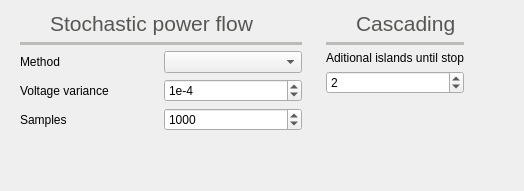
          <widget class="QWidget" name="tab_6">
           <attribute name="icon">
            <iconset resource="icons.qrc">
             <normaloff>:/Icons/icons/stochastic_power_flow.svg</normaloff>:/Icons/icons/stochastic_power_flow.svg</iconset>
           </attribute>
           <attribute name="title">
            <string>Sto</string>
           </attribute>
           <attribute name="toolTip">
            <string>Stochastic power flow settings</string>
           </attribute>
           <layout class="QGridLayout" name="gridLayout_12">
            <item row="2" column="2">
             <spacer name="horizontalSpacer_12">
              <property name="orientation">
               <enum>Qt::Horizontal</enum>
              </property>
              <property name="sizeHint" stdset="0">
               <size>
                <width>40</width>
                <height>20</height>
               </size>
              </property>
             </spacer>
            </item>
            <item row="2" column="0">
             <widget class="QFrame" name="frame_15">
              <property name="minimumSize">
               <size>
                <width>300</width>
                <height>0</height>
               </size>
              </property>
              <property name="frameShape">
               <enum>QFrame::NoFrame</enum>
              </property>
              <property name="frameShadow">
               <enum>QFrame::Raised</enum>
              </property>
              <layout class="QGridLayout" name="gridLayout_6">
               <property name="topMargin">
                <number>0</number>
               </property>
               <item row="6" column="1">
                <widget class="QSpinBox" name="max_iterations_stochastic_spinBox">
                 <property name="minimum">
                  <number>10</number>
                 </property>
                 <property name="maximum">
                  <number>99999999</number>
                 </property>
                 <property name="value">
                  <number>1000</number>
                 </property>
                </widget>
               </item>
               <item row="7" column="0">
                <spacer name="verticalSpacer_8">
                 <property name="orientation">
                  <enum>Qt::Vertical</enum>
                 </property>
                 <property name="sizeHint" stdset="0">
                  <size>
                   <width>20</width>
                   <height>40</height>
                  </size>
                 </property>
                </spacer>
               </item>
               <item row="3" column="1">
                <widget class="QComboBox" name="stochastic_pf_method_comboBox"/>
               </item>
               <item row="5" column="1">
                <widget class="QSpinBox" name="tolerance_stochastic_spinBox">
                 <property name="prefix">
                  <string>1e-</string>
                 </property>
                 <property name="minimum">
                  <number>1</number>
                 </property>
                 <property name="maximum">
                  <number>20</number>
                 </property>
                 <property name="value">
                  <number>4</number>
                 </property>
                </widget>
               </item>
               <item row="0" column="0" colspan="2">
                <widget class="QFrame" name="frame_45">
                 <property name="frameShape">
                  <enum>QFrame::NoFrame</enum>
                 </property>
                 <property name="frameShadow">
                  <enum>QFrame::Raised</enum>
                 </property>
                 <layout class="QHBoxLayout" name="horizontalLayout_17">
                  <property name="leftMargin">
                   <number>0</number>
                  </property>
                  <property name="topMargin">
                   <number>0</number>
                  </property>
                  <property name="rightMargin">
                   <number>0</number>
                  </property>
                  <property name="bottomMargin">
                   <number>0</number>
                  </property>
                  <item>
                   <widget class="QLabel" name="label_75">
                    <property name="minimumSize">
                     <size>
                      <width>24</width>
                      <height>24</height>
                     </size>
                    </property>
                    <property name="maximumSize">
                     <size>
                      <width>24</width>
                      <height>24</height>
                     </size>
                    </property>
                    <property name="text">
                     <string/>
                    </property>
                    <property name="pixmap">
                     <pixmap resource="icons.qrc">:/Icons/icons/stochastic_power_flow.svg</pixmap>
                    </property>
                    <property name="scaledContents">
                     <bool>true</bool>
                    </property>
                   </widget>
                  </item>
                  <item>
                   <widget class="QLabel" name="label_47">
                    <property name="palette">
                     <palette>
                      <active>
                       <colorrole role="WindowText">
                        <brush brushstyle="SolidPattern">
                         <color alpha="255">
                          <red>85</red>
                          <green>87</green>
                          <blue>83</blue>
                         </color>
                        </brush>
                       </colorrole>
                      </active>
                      <inactive>
                       <colorrole role="WindowText">
                        <brush brushstyle="SolidPattern">
                         <color alpha="255">
                          <red>85</red>
                          <green>87</green>
                          <blue>83</blue>
                         </color>
                        </brush>
                       </colorrole>
                      </inactive>
                      <disabled>
                       <colorrole role="WindowText">
                        <brush brushstyle="SolidPattern">
                         <color alpha="255">
                          <red>190</red>
                          <green>190</green>
                          <blue>190</blue>
                         </color>
                        </brush>
                       </colorrole>
                      </disabled>
                     </palette>
                    </property>
                    <property name="font">
                     <font>
                      <pointsize>16</pointsize>
                     </font>
                    </property>
                    <property name="text">
                     <string>Stochastic power flow</string>
                    </property>
                    <property name="alignment">
                     <set>Qt::AlignBottom|Qt::AlignLeading|Qt::AlignLeft</set>
                    </property>
                   </widget>
                  </item>
                 </layout>
                </widget>
               </item>
               <item row="1" column="0" colspan="2">
                <widget class="Line" name="line_4">
                 <property name="palette">
                  <palette>
                   <active>
                    <colorrole role="WindowText">
                     <brush brushstyle="SolidPattern">
                      <color alpha="255">
                       <red>186</red>
                       <green>189</green>
                       <blue>182</blue>
                      </color>
                     </brush>
                    </colorrole>
                   </active>
                   <inactive>
                    <colorrole role="WindowText">
                     <brush brushstyle="SolidPattern">
                      <color alpha="255">
                       <red>186</red>
                       <green>189</green>
                       <blue>182</blue>
                      </color>
                     </brush>
                    </colorrole>
                   </inactive>
                   <disabled>
                    <colorrole role="WindowText">
                     <brush brushstyle="SolidPattern">
                      <color alpha="255">
                       <red>190</red>
                       <green>190</green>
                       <blue>190</blue>
                      </color>
                     </brush>
                    </colorrole>
                   </disabled>
                  </palette>
                 </property>
                 <property name="frameShadow">
                  <enum>QFrame::Plain</enum>
                 </property>
                 <property name="lineWidth">
                  <number>4</number>
                 </property>
                 <property name="orientation">
                  <enum>Qt::Horizontal</enum>
                 </property>
                </widget>
               </item>
               <item row="6" column="0">
                <widget class="QLabel" name="label_13">
                 <property name="text">
                  <string>Samples</string>
                 </property>
                </widget>
               </item>
               <item row="3" column="0">
                <widget class="QLabel" name="label_55">
                 <property name="text">
                  <string>Method</string>
                 </property>
                </widget>
               </item>
               <item row="5" column="0">
                <widget class="QLabel" name="label_12">
                 <property name="text">
                  <string>Voltage variance</string>
                 </property>
                </widget>
               </item>
              </layout>
             </widget>
            </item>
            <item row="2" column="1">
             <widget class="QFrame" name="frame_22">
              <property name="frameShape">
               <enum>QFrame::NoFrame</enum>
              </property>
              <property name="frameShadow">
               <enum>QFrame::Raised</enum>
              </property>
              <layout class="QVBoxLayout" name="verticalLayout_11">
               <property name="topMargin">
                <number>0</number>
               </property>
               <item>
                <widget class="QFrame" name="frame_47">
                 <property name="frameShape">
                  <enum>QFrame::NoFrame</enum>
                 </property>
                 <property name="frameShadow">
                  <enum>QFrame::Raised</enum>
                 </property>
                 <layout class="QHBoxLayout" name="horizontalLayout_19">
                  <property name="leftMargin">
                   <number>0</number>
                  </property>
                  <property name="topMargin">
                   <number>0</number>
                  </property>
                  <property name="rightMargin">
                   <number>0</number>
                  </property>
                  <property name="bottomMargin">
                   <number>0</number>
                  </property>
                  <item>
                   <widget class="QLabel" name="label_78">
                    <property name="minimumSize">
                     <size>
                      <width>24</width>
                      <height>24</height>
                     </size>
                    </property>
                    <property name="maximumSize">
                     <size>
                      <width>24</width>
                      <height>24</height>
                     </size>
                    </property>
                    <property name="text">
                     <string/>
                    </property>
                    <property name="pixmap">
                     <pixmap resource="icons.qrc">:/Icons/icons/blackout.svg</pixmap>
                    </property>
                    <property name="scaledContents">
                     <bool>true</bool>
                    </property>
                   </widget>
                  </item>
                  <item>
                   <widget class="QLabel" name="label_79">
                    <property name="palette">
                     <palette>
                      <active>
                       <colorrole role="WindowText">
                        <brush brushstyle="SolidPattern">
                         <color alpha="255">
                          <red>85</red>
                          <green>87</green>
                          <blue>83</blue>
                         </color>
                        </brush>
                       </colorrole>
                      </active>
                      <inactive>
                       <colorrole role="WindowText">
                        <brush brushstyle="SolidPattern">
                         <color alpha="255">
                          <red>85</red>
                          <green>87</green>
                          <blue>83</blue>
                         </color>
                        </brush>
                       </colorrole>
                      </inactive>
                      <disabled>
                       <colorrole role="WindowText">
                        <brush brushstyle="SolidPattern">
                         <color alpha="255">
                          <red>190</red>
                          <green>190</green>
                          <blue>190</blue>
                         </color>
                        </brush>
                       </colorrole>
                      </disabled>
                     </palette>
                    </property>
                    <property name="font">
                     <font>
                      <pointsize>16</pointsize>
                     </font>
                    </property>
                    <property name="text">
                     <string>Cascading</string>
                    </property>
                    <property name="alignment">
                     <set>Qt::AlignBottom|Qt::AlignLeading|Qt::AlignLeft</set>
                    </property>
                   </widget>
                  </item>
                 </layout>
                </widget>
               </item>
               <item>
                <widget class="Line" name="line_10">
                 <property name="palette">
                  <palette>
                   <active>
                    <colorrole role="WindowText">
                     <brush brushstyle="SolidPattern">
                      <color alpha="255">
                       <red>186</red>
                       <green>189</green>
                       <blue>182</blue>
                      </color>
                     </brush>
                    </colorrole>
                   </active>
                   <inactive>
                    <colorrole role="WindowText">
                     <brush brushstyle="SolidPattern">
                      <color alpha="255">
                       <red>186</red>
                       <green>189</green>
                       <blue>182</blue>
                      </color>
                     </brush>
                    </colorrole>
                   </inactive>
                   <disabled>
                    <colorrole role="WindowText">
                     <brush brushstyle="SolidPattern">
                      <color alpha="255">
                       <red>190</red>
                       <green>190</green>
                       <blue>190</blue>
                      </color>
                     </brush>
                    </colorrole>
                   </disabled>
                  </palette>
                 </property>
                 <property name="frameShadow">
                  <enum>QFrame::Plain</enum>
                 </property>
                 <property name="lineWidth">
                  <number>4</number>
                 </property>
                 <property name="orientation">
                  <enum>Qt::Horizontal</enum>
                 </property>
                </widget>
               </item>
               <item>
                <widget class="QLabel" name="label_28">
                 <property name="text">
                  <string>Aditional islands until stop</string>
                 </property>
                </widget>
               </item>
               <item>
                <widget class="QSpinBox" name="cascading_islands_spinBox">
                 <property name="minimum">
                  <number>1</number>
                 </property>
                 <property name="maximum">
                  <number>999999</number>
                 </property>
                 <property name="value">
                  <number>2</number>
                 </property>
                </widget>
               </item>
               <item>
                <spacer name="verticalSpacer_6">
                 <property name="orientation">
                  <enum>Qt::Vertical</enum>
                 </property>
                 <property name="sizeHint" stdset="0">
                  <size>
                   <width>20</width>
                   <height>40</height>
                  </size>
                 </property>
                </spacer>
               </item>
              </layout>
             </widget>
            </item>
           </layout>
          </widget>
